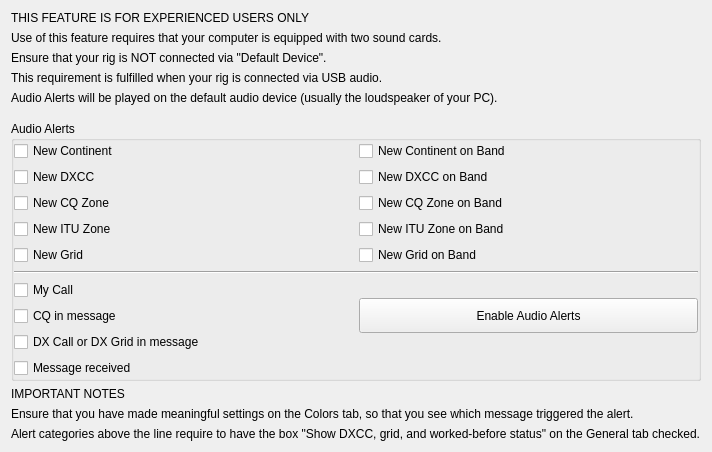
     <widget class="QWidget" name="alerts_tab">
      <attribute name="title">
       <string>Alerts</string>
      </attribute>
      <layout class="QGridLayout" name="gridLayout_20">
       <item row="9" column="0">
        <widget class="QLabel" name="label_22">
         <property name="text">
          <string>Alert categories above the line require to have the box &quot;Show DXCC, grid, and worked-before status&quot; on the General tab checked.</string>
         </property>
        </widget>
       </item>
       <item row="0" column="0">
        <widget class="QLabel" name="label_16">
         <property name="text">
          <string>THIS FEATURE IS FOR EXPERIENCED USERS ONLY</string>
         </property>
        </widget>
       </item>
       <item row="8" column="0">
        <widget class="QLabel" name="label_23">
         <property name="text">
          <string>Ensure that you have made meaningful settings on the Colors tab, so that you see which message triggered the alert.</string>
         </property>
        </widget>
       </item>
       <item row="2" column="0">
        <widget class="QLabel" name="label_19">
         <property name="text">
          <string>Ensure that your rig is NOT connected via &quot;Default Device&quot;.</string>
         </property>
        </widget>
       </item>
       <item row="6" column="0">
        <widget class="QGroupBox" name="groupBox_9">
         <property name="sizePolicy">
          <sizepolicy hsizetype="Preferred" vsizetype="Preferred">
           <horstretch>0</horstretch>
           <verstretch>1</verstretch>
          </sizepolicy>
         </property>
         <property name="title">
          <string>Audio Alerts</string>
         </property>
         <layout class="QGridLayout" name="gridLayout_18">
          <property name="leftMargin">
           <number>0</number>
          </property>
          <property name="topMargin">
           <number>0</number>
          </property>
          <property name="rightMargin">
           <number>0</number>
          </property>
          <property name="bottomMargin">
           <number>0</number>
          </property>
          <property name="spacing">
           <number>6</number>
          </property>
          <item row="3" column="1">
           <widget class="QCheckBox" name="cbITUZOB">
            <property name="toolTip">
             <string>New ITU Zone on Band</string>
            </property>
            <property name="text">
             <string>New ITU Zone on Band</string>
            </property>
           </widget>
          </item>
          <item row="0" column="0">
           <widget class="QCheckBox" name="cbContinent">
            <property name="toolTip">
             <string>New Continent</string>
            </property>
            <property name="text">
             <string>New Continent</string>
            </property>
           </widget>
          </item>
          <item row="12" column="0">
           <widget class="QCheckBox" name="cbDXcall">
            <property name="toolTip">
             <string>DX Call or DX Grid in message</string>
            </property>
            <property name="text">
             <string>DX Call or DX Grid in message</string>
            </property>
           </widget>
          </item>
          <item row="5" column="0">
           <widget class="QCheckBox" name="cbGrid">
            <property name="toolTip">
             <string>New Grid</string>
            </property>
            <property name="text">
             <string>New Grid</string>
            </property>
           </widget>
          </item>
          <item row="0" column="1">
           <widget class="QCheckBox" name="cbContinentOB">
            <property name="toolTip">
             <string>New Continent on Band</string>
            </property>
            <property name="text">
             <string>New Continent on Band</string>
            </property>
           </widget>
          </item>
          <item row="13" column="0">
           <widget class="QCheckBox" name="cbQSYmessage">
            <property name="text">
             <string>Message received</string>
            </property>
           </widget>
          </item>
          <item row="3" column="0">
           <widget class="QCheckBox" name="cbITUZ">
            <property name="toolTip">
             <string>New ITU Zone</string>
            </property>
            <property name="text">
             <string>New ITU Zone</string>
            </property>
           </widget>
          </item>
          <item row="2" column="0">
           <widget class="QCheckBox" name="cbCQZ">
            <property name="toolTip">
             <string>New CQ Zone</string>
            </property>
            <property name="text">
             <string>New CQ Zone</string>
            </property>
           </widget>
          </item>
          <item row="1" column="1">
           <widget class="QCheckBox" name="cbDXCCOB">
            <property name="toolTip">
             <string>New DXCC on Band</string>
            </property>
            <property name="text">
             <string>New DXCC on Band</string>
            </property>
           </widget>
          </item>
          <item row="10" column="0">
           <widget class="QCheckBox" name="cbMyCall">
            <property name="toolTip">
             <string>My Call in message</string>
            </property>
            <property name="text">
             <string>My Call</string>
            </property>
           </widget>
          </item>
          <item row="2" column="1">
           <widget class="QCheckBox" name="cbCQZOB">
            <property name="toolTip">
             <string>New CQ Zone on Band</string>
            </property>
            <property name="text">
             <string>New CQ Zone on Band</string>
            </property>
           </widget>
          </item>
          <item row="1" column="0">
           <widget class="QCheckBox" name="cbDXCC">
            <property name="toolTip">
             <string>New DXCC</string>
            </property>
            <property name="text">
             <string>New DXCC</string>
            </property>
           </widget>
          </item>
          <item row="5" column="1">
           <widget class="QCheckBox" name="cbGridOB">
            <property name="toolTip">
             <string>New Grid on Band</string>
            </property>
            <property name="text">
             <string>New Grid on Band</string>
            </property>
           </widget>
          </item>
          <item row="9" column="0" colspan="2">
           <widget class="Line" name="line_9">
            <property name="orientation">
             <enum>Qt::Horizontal</enum>
            </property>
           </widget>
          </item>
          <item row="11" column="0">
           <widget class="QCheckBox" name="cbCQ">
            <property name="toolTip">
             <string>CQ in message</string>
            </property>
            <property name="text">
             <string>CQ in message</string>
            </property>
           </widget>
          </item>
          <item row="10" column="1" rowspan="3">
           <widget class="QPushButton" name="pbAlerts">
            <property name="minimumSize">
             <size>
              <width>0</width>
              <height>35</height>
             </size>
            </property>
            <property name="toolTip">
             <string>Toggle Audio Alerts on/off. Alerts will be played on &quot;DefaultAudioDevice&quot;. DON'T ENABLE AUDIO ALERTS WHEN YOUR RIG IS CONNECTED VIA THIS SOUNDCARD !!!</string>
            </property>
            <property name="styleSheet">
             <string notr="true">QPushButton:checked {
    color: #000000;
	background-color: #00ff00;
    border-style: outset;
	border-width: 1px;
	border-radius: 5px;
    border-color: black;
	min-width: 5em;
	padding: 3px;
}</string>
            </property>
            <property name="text">
             <string>Enable Audio Alerts</string>
            </property>
            <property name="checkable">
             <bool>true</bool>
            </property>
           </widget>
          </item>
         </layout>
        </widget>
       </item>
       <item row="5" column="0">
        <spacer name="verticalSpacer_11">
         <property name="orientation">
          <enum>Qt::Vertical</enum>
         </property>
         <property name="sizeType">
          <enum>QSizePolicy::Fixed</enum>
         </property>
         <property name="sizeHint" stdset="0">
          <size>
           <width>20</width>
           <height>10</height>
          </size>
         </property>
        </spacer>
       </item>
       <item row="3" column="0">
        <widget class="QLabel" name="label_20">
         <property name="text">
          <string>This requirement is fulfilled when your rig is connected via USB audio.</string>
         </property>
        </widget>
       </item>
       <item row="4" column="0">
        <widget class="QLabel" name="label_21">
         <property name="text">
          <string>Audio Alerts will be played on the default audio device (usually the loudspeaker of your PC).</string>
         </property>
        </widget>
       </item>
       <item row="7" column="0">
        <widget class="QLabel" name="label_25">
         <property name="text">
          <string>IMPORTANT NOTES</string>
         </property>
        </widget>
       </item>
       <item row="1" column="0">
        <widget class="QLabel" name="label_17">
         <property name="text">
          <string>Use of this feature requires that your computer is equipped with two sound cards.</string>
         </property>
        </widget>
       </item>
      </layout>
     </widget>
